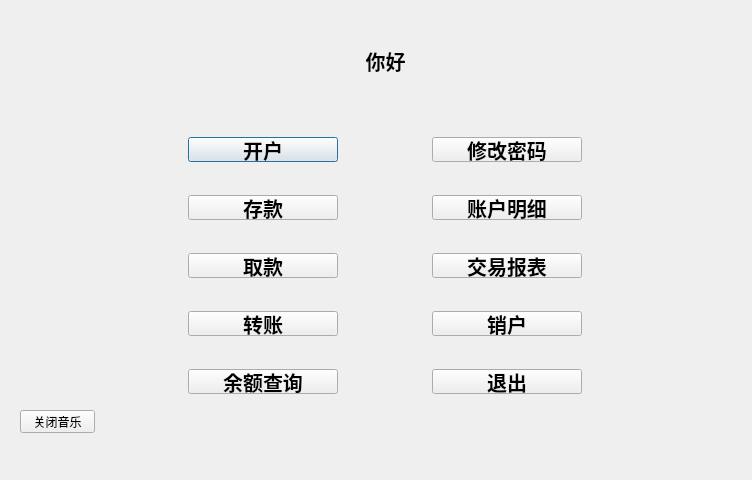
<?xml version="1.0" encoding="UTF-8"?>
<ui version="4.0">
 <class>deal_user</class>
 <widget class="QDialog" name="deal_user">
  <property name="geometry">
   <rect>
    <x>0</x>
    <y>0</y>
    <width>752</width>
    <height>480</height>
   </rect>
  </property>
  <property name="windowTitle">
   <string>Dialog</string>
  </property>
  <property name="styleSheet">
   <string notr="true">background-image: url(:/tg.jpg);</string>
  </property>
  <widget class="QWidget" name="gridLayoutWidget">
   <property name="geometry">
    <rect>
     <x>100</x>
     <y>110</y>
     <width>571</width>
     <height>311</height>
    </rect>
   </property>
   <layout class="QGridLayout" name="gridLayout">
    <item row="0" column="0">
     <widget class="QPushButton" name="init_user">
      <property name="maximumSize">
       <size>
        <width>150</width>
        <height>25</height>
       </size>
      </property>
      <property name="sizeIncrement">
       <size>
        <width>150</width>
        <height>25</height>
       </size>
      </property>
      <property name="font">
       <font>
        <family>Adobe 楷体 Std R</family>
        <pointsize>15</pointsize>
        <weight>75</weight>
        <bold>true</bold>
       </font>
      </property>
      <property name="text">
       <string>开户</string>
      </property>
     </widget>
    </item>
    <item row="0" column="1">
     <widget class="QPushButton" name="change_passward">
      <property name="maximumSize">
       <size>
        <width>150</width>
        <height>25</height>
       </size>
      </property>
      <property name="sizeIncrement">
       <size>
        <width>150</width>
        <height>25</height>
       </size>
      </property>
      <property name="font">
       <font>
        <family>Adobe 楷体 Std R</family>
        <pointsize>15</pointsize>
        <weight>75</weight>
        <bold>true</bold>
       </font>
      </property>
      <property name="text">
       <string>修改密码</string>
      </property>
     </widget>
    </item>
    <item row="1" column="0">
     <widget class="QPushButton" name="bank_save">
      <property name="maximumSize">
       <size>
        <width>150</width>
        <height>25</height>
       </size>
      </property>
      <property name="sizeIncrement">
       <size>
        <width>150</width>
        <height>25</height>
       </size>
      </property>
      <property name="font">
       <font>
        <family>Adobe 楷体 Std R</family>
        <pointsize>15</pointsize>
        <weight>75</weight>
        <bold>true</bold>
       </font>
      </property>
      <property name="text">
       <string>存款</string>
      </property>
     </widget>
    </item>
    <item row="1" column="1">
     <widget class="QPushButton" name="account_detail">
      <property name="maximumSize">
       <size>
        <width>150</width>
        <height>25</height>
       </size>
      </property>
      <property name="sizeIncrement">
       <size>
        <width>150</width>
        <height>25</height>
       </size>
      </property>
      <property name="font">
       <font>
        <family>Adobe 楷体 Std R</family>
        <pointsize>15</pointsize>
        <weight>75</weight>
        <bold>true</bold>
       </font>
      </property>
      <property name="text">
       <string>账户明细</string>
      </property>
     </widget>
    </item>
    <item row="2" column="1">
     <widget class="QPushButton" name="tran_record">
      <property name="maximumSize">
       <size>
        <width>150</width>
        <height>25</height>
       </size>
      </property>
      <property name="sizeIncrement">
       <size>
        <width>150</width>
        <height>25</height>
       </size>
      </property>
      <property name="font">
       <font>
        <family>Adobe 楷体 Std R</family>
        <pointsize>15</pointsize>
        <weight>75</weight>
        <bold>true</bold>
       </font>
      </property>
      <property name="text">
       <string>交易报表</string>
      </property>
     </widget>
    </item>
    <item row="2" column="0">
     <widget class="QPushButton" name="get_money">
      <property name="maximumSize">
       <size>
        <width>150</width>
        <height>25</height>
       </size>
      </property>
      <property name="sizeIncrement">
       <size>
        <width>150</width>
        <height>25</height>
       </size>
      </property>
      <property name="font">
       <font>
        <family>Adobe 楷体 Std R</family>
        <pointsize>15</pointsize>
        <weight>75</weight>
        <bold>true</bold>
       </font>
      </property>
      <property name="text">
       <string>取款</string>
      </property>
     </widget>
    </item>
    <item row="3" column="1">
     <widget class="QPushButton" name="close_account">
      <property name="maximumSize">
       <size>
        <width>150</width>
        <height>25</height>
       </size>
      </property>
      <property name="sizeIncrement">
       <size>
        <width>150</width>
        <height>25</height>
       </size>
      </property>
      <property name="font">
       <font>
        <family>Adobe 楷体 Std R</family>
        <pointsize>15</pointsize>
        <weight>75</weight>
        <bold>true</bold>
       </font>
      </property>
      <property name="text">
       <string>销户</string>
      </property>
     </widget>
    </item>
    <item row="3" column="0">
     <widget class="QPushButton" name="tran_accounts">
      <property name="maximumSize">
       <size>
        <width>150</width>
        <height>25</height>
       </size>
      </property>
      <property name="sizeIncrement">
       <size>
        <width>150</width>
        <height>25</height>
       </size>
      </property>
      <property name="font">
       <font>
        <family>Adobe 楷体 Std R</family>
        <pointsize>15</pointsize>
        <weight>75</weight>
        <bold>true</bold>
       </font>
      </property>
      <property name="text">
       <string>转账</string>
      </property>
     </widget>
    </item>
    <item row="4" column="1">
     <widget class="QPushButton" name="Exit">
      <property name="maximumSize">
       <size>
        <width>150</width>
        <height>25</height>
       </size>
      </property>
      <property name="sizeIncrement">
       <size>
        <width>150</width>
        <height>25</height>
       </size>
      </property>
      <property name="font">
       <font>
        <family>Adobe 楷体 Std R</family>
        <pointsize>15</pointsize>
        <weight>75</weight>
        <bold>true</bold>
       </font>
      </property>
      <property name="text">
       <string>退出</string>
      </property>
     </widget>
    </item>
    <item row="4" column="0">
     <widget class="QPushButton" name="look_money">
      <property name="maximumSize">
       <size>
        <width>150</width>
        <height>25</height>
       </size>
      </property>
      <property name="sizeIncrement">
       <size>
        <width>150</width>
        <height>25</height>
       </size>
      </property>
      <property name="font">
       <font>
        <family>Adobe 楷体 Std R</family>
        <pointsize>15</pointsize>
        <weight>75</weight>
        <bold>true</bold>
       </font>
      </property>
      <property name="text">
       <string>余额查询</string>
      </property>
     </widget>
    </item>
   </layout>
  </widget>
  <widget class="QPushButton" name="close_music">
   <property name="geometry">
    <rect>
     <x>20</x>
     <y>410</y>
     <width>75</width>
     <height>23</height>
    </rect>
   </property>
   <property name="text">
    <string>关闭音乐</string>
   </property>
  </widget>
  <widget class="QLabel" name="welcome_label">
   <property name="geometry">
    <rect>
     <x>100</x>
     <y>30</y>
     <width>571</width>
     <height>61</height>
    </rect>
   </property>
   <property name="font">
    <font>
     <pointsize>15</pointsize>
     <weight>75</weight>
     <bold>true</bold>
    </font>
   </property>
   <property name="text">
    <string>你好</string>
   </property>
   <property name="alignment">
    <set>Qt::AlignCenter</set>
   </property>
  </widget>
 </widget>
 <resources/>
 <connections/>
</ui>
